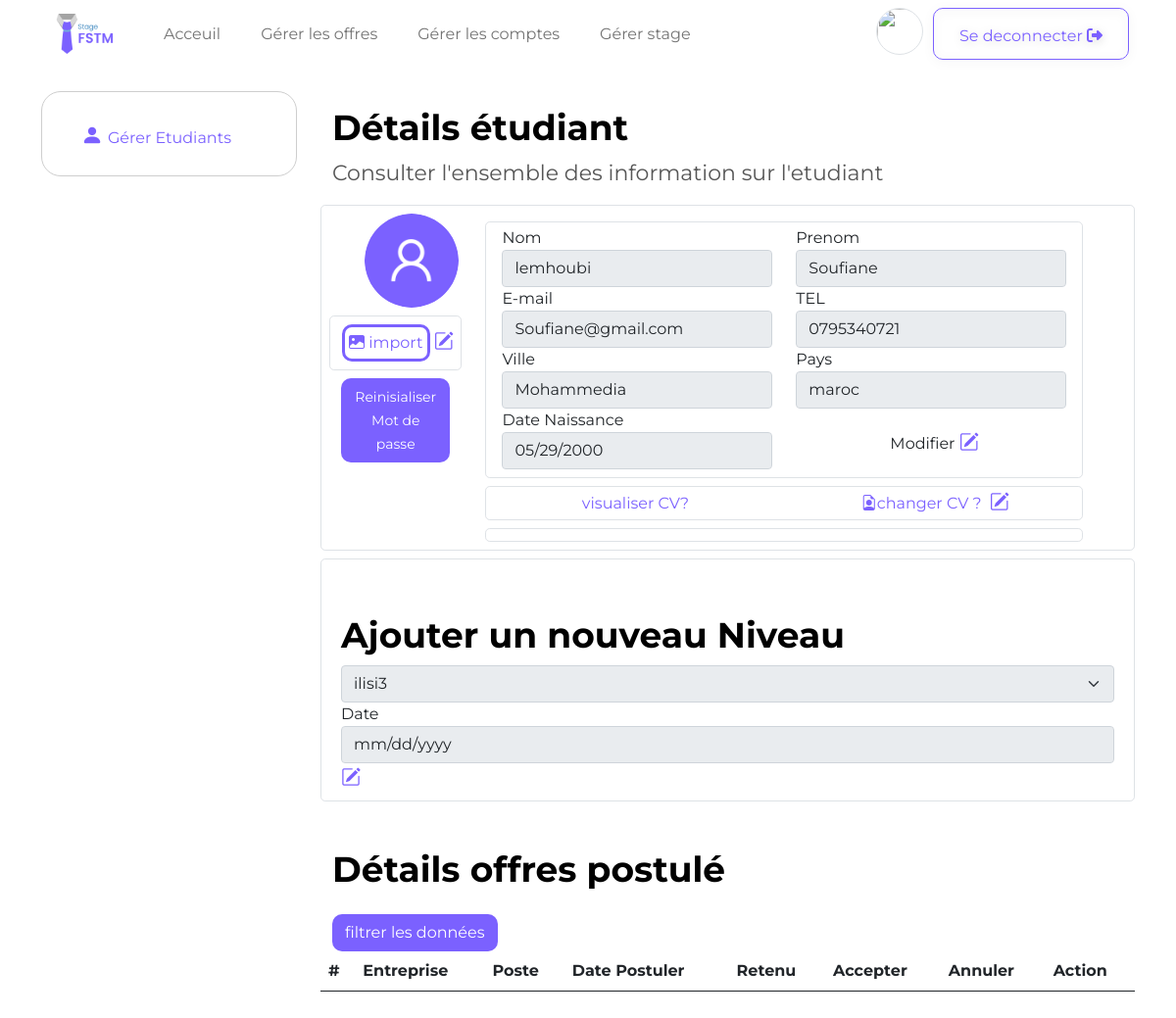
/pages/resposable-details-etudiant.php?cne=CD12345612 (signed in), run on the app's committed database.
### tables this page shows
CREATE TABLE `etudiant` (
  `CNE_ETU` varchar(11) NOT NULL,
  `PRENOM_ETU` varchar(35) DEFAULT NULL,
  `NOM_ETU` varchar(35) DEFAULT NULL,
  `DATENAISS_ETU` date DEFAULT NULL,
  `EMAIL_ENS_ETU` varchar(50) DEFAULT NULL,
  `MOTDEPASSE_ETU` char(100) DEFAULT NULL,
  `CV_ETU` varchar(1024) DEFAULT NULL,
  `IMG_ETU` varchar(1024) DEFAULT NULL,
  `TEL_ETU` varchar(15) DEFAULT NULL,
  `VILLE_ETU` varchar(25) DEFAULT NULL,
  `PAYS_ETU` varchar(25) DEFAULT NULL,
  `ACTIVE_ETU` tinyint(1) DEFAULT NULL
);

### phpQueries/respoRequiries.php (called while the page is built, shortened)
<?php
    require('conxnBDD.php');
$respon_username=$_SESSION['auth'];
$req="SELECT RESPONSABLE.IMAGE_RESP
  from RESPONSABLE
   where  RESPONSABLE.USERNAME_RES='$respon_username';";
$Smt_im=$bdd->query($req);
$rspim=$Smt_im->fetch(2);
$respon_img=$rspim['IMAGE_RESP'];
?>

### phpQueries/uploads.php (called while the page is built, shortened)
<?php
require( __DIR__.'../../phpQueries/respoRequiries.php');

### pages/resposable-details-etudiant.php (the view, shortened to what this page needs)
<?php
require(  __DIR__.'../../phpQueries/uploads.php');
$cne=$_GET['cne'];
$req1="SELECT * FROM ETUDIANT  where CNE_ETU='$cne';";
$Smt1=$bdd->query($req1);
$detaiEtu=$Smt1->fetch(2);
if( empty($detaiEtu['IMG_ETU'])){
    $detaiEtu['IMG_ETU']="../ressources/user.png";
}
$donnee=array(
    $detaiEtu['NOM_ETU'],
    $detaiEtu['PRENOM_ETU'],
    $detaiEtu['EMAIL_ENS_ETU'],
    $detaiEtu['TEL_ETU'],
    $detaiEtu['VILLE_ETU'],
    $detaiEtu['PAYS_ETU'],
    $detaiEtu['DATENAISS_ETU'],
    $detaiEtu['CV_ETU'],
    $detaiEtu['MOTDEPASSE_ETU'],
    $detaiEtu['IMG_ETU']
);
?>
<!DOCTYPE html>
<html lang="en">
  <head>
    <link
      href="https://cdn.jsdelivr.net/npm/bootstrap@5.0.2/dist/css/bootstrap.min.css"
      rel="stylesheet"
    />
    <link rel="stylesheet" href=" https://cdnjs.cloudflare.com/ajax/libs/font-awesome/6.1.1/css/all.min.css">
    <link
      rel="stylesheet"
      href="https://cdn.jsdelivr.net/npm/bootstrap-icons@1.3.0/font/bootstrap-icons.css"
    />
    <link rel="stylesheet" href="../css/style.css" />
  </head>
  <body>
     <nav class="navbar navbar-expand-lg navbar-light m-0">
      <div class="container-fluid px-5">
        <a class="navbar-brand" href="#">
          <img id="logo" src="../assets/icon/logo.png" alt="logo" />
        </a>
        <div class="collapse navbar-collapse" id="navbarSupportedContent">
          <ul class="navbar-nav me-auto mb-2 mb-lg-0">
            <li class="nav-item active">
              <a class="nav-link " aria-current="page" href="homeRespo.php">Acceuil</a
              >
            </li>
            <li class="nav-item">
              <a class="nav-link" href="gererOffre.php">Gérer les offres</a>
            </li>
            <li class="nav-item">
              <a class="nav-link" href="gererEtudiant.php">Gérer les comptes</a>
            </li>
            <li class="nav-item">
              <a class="nav-link" href="gererStage.php">Gérer stage</a>
            </li>
          </ul>
          <div class="d-flex">
              <a  href="../pages/respoProfil.php">
                  <img class="profile_icon rounded-circle border" src="<?php echo $respon_img;?>" alt="">
              </a>            <a
              name=""
              id="seDeconnecter"
              class="btn btn-outline-primary  btn-selector pt-3"
              href="login.php"
              role="button"
              >Se deconnecter
              <i class="fa-solid fa-right-from-bracket"></i>
              </a>
          </div>
        </div>
      </div>
    </nav>
    <div class="container ">
      <div class="row">
      <div class="col-xl-3   col-sm-12">
                        <div class="sidebar  ps-2 pe-2 pt-2 pb-2  mt-4">
                            <ul type="none">
                            <li > <a href="gererEtudiant.php" ><i class=" active  bi bi-person-fill"></i>Gérer Etudiants</a></li>
                            </ul>
                        </div>
                    </div>
        <div class="p-4 col-xl-9 col-sm-12">
            <div class="intro  mt-3">
                <h3> <b>Détails étudiant</b>  </h3>
            </div>
            <div class="intro ">
               <p>
                Consulter l'ensemble des information sur l'etudiant
            </p>
            </div>
            <div class="row  border border-link rounded-3 p-2">
                <div class="col-xl-2 col-sm-12 me-4 " >
                    <img style="width: 96px;height: 96px;" class="mx-auto mb-2 ms-4 rounded-circle" src="<?php echo $donnee[9];?>" alt="">
                    <div class="row border rounded-3 py-2">
                        <form   action="" class="m-0 pe-0" method="POST" enctype="multipart/form-data">
                            <label for="imgEtu" class="p-1 btn-import-img" ><i class="bi bi-image-fill"></i> import</label>
                            <a onclick="modifySubmitdate('inputImg','modifyphoto','subbtnimg')" id="modifyphoto" type="btn"><i id="modifier" style="font-size: 20px;color: #7B61FF;cursor: pointer;" class="bi bi-pencil-square"></i></a>
                        </form>
                    </div>
                    <div class="row  mt-2 p-0 ">
                        <form   action="" method="get">
                            <button type="submit" name="passOublier" class="btn btn-filtre m-0"  id="subbtn" ><small>Reinisialiser Mot de passe</small></button>
                        </form>
                    </div>
                </div>
                <div class="col-xl-9 col-sm-12 " >
                    <div class="row ">
                        <div class="col mt-2">
                            <div class="row border rounded-3 mb-2 p-1 pb-2">
                                <form   action="" method="get" >
                                    <div class="row">
                                        <div class="col">
                                            <label for="inputNOM" >Nom </label>
                                            <input id="inputNOM" type="text"  class="form-control  inputPERSONE" disabled value="<?php echo $donnee[0];?>" name="nom" >
                                        </div>
                                        <div class="col">
                                            <label for="inputPRENOM" >Prenom </label>
                                            <input id="inputPRENOMN" type="text"  class="form-control  inputPERSONE" disabled value="<?php echo $donnee[1];?>" name="prenom" >
                                        </div>
                                    </div>
                                    <div class="row">
                                        <div class="col">
                                            <label for="inputEMAIL" >E-mail </label>
                                            <input id="inputEMAIL" type="email"  class="form-control  inputPERSONE" disabled value="<?php echo $donnee[2];?>" name="email" >
                                        </div>
                                        <div class="col">
                                            <label for="inputTEL" >TEL </label>
                                            <input id="inputTEL" type="text"  class="form-control  inputPERSONE" disabled value="<?php echo $donnee[3];?>" name="tel" >
                                        </div>
                                    </div>
                                    <div class="row">
                                        <div class="col">
                                            <label  >Ville </label>
                                            <input type="text" class="form-control inputPERSONE" disabled value="<?php echo $donnee[4];?>" name="ville" >
                                        </div>
                                        <div class="col">
                                            <label >Pays </label>
                                            <input type="text" class="form-control inputPERSONE" disabled  value="<?php echo $donnee[5];?>" name="pays" >
                                        </div>
                                    </div>
                                    <div class="row">
                                        <div class="col">
                                            <label for="inputDatnais">Date Naissance</label>
                                            <input id="inputDatnais" type="date" class="form-control inputPERSONE" disabled value="<?php echo $donnee[6];?>" name="datenais" >
                                        </div>
                                        <div class="col ">
                                            <label class="mt-4 ms-5 ps-5">Modifier</label>
                                            <a onclick="modifySubmitdate('inputPERSONE','modifyPERSONNE','subbtnPERSONNE')" id="modifyPERSONNE" type="btn"><i id="modifier" style="font-size: 20px;color: #7B61FF;cursor: pointer;" class="bi bi-pencil-square"></i></a>
                                        </div>
                                    </div>
                                </form>
                            </div>
                                <div class="row  border rounded-3">
                                    <div class="col d-flex align-items-center justify-content-center">
                                        <a href="<?php echo $donnee[7];?>" target="_blank">visualiser CV?</a>
                                    </div>
                                    <div class="col d-flex align-items-center justify-content-center">
                                        <form   action="" class="m-0 pe-0" method="POST" enctype="multipart/form-data">
                                            <label for="cvEtu" style="color: #7B61FF;" class="p-1" ><i class="bi bi-file-earmark-person"></i>changer CV ?</label>
                                            <a onclick="modifySubmitdate('inputCV','modifycv','subbtncv')" id="modifycv" type="btn"><i id="modifier" style="font-size: 20px;color: #7B61FF;cursor: pointer;" class="bi bi-pencil-square"></i></a>
                                        </form>
                                    </div>
                                </div>
                        </div>
                    </div>
                    <div class="row border rounded-3 mt-2 p-1 pb-2 ">
                    </div>
                </div>
            </div>
    <?php
    $req3="SELECT niv.LIBELLE_NIV,niv.NUM_NIV FROM NIVEAU niv where niv.NUM_NIV not in (
                                           select etu.NUM_NIV from ETUDIER etu where etu.CNE_ETU='$cne');";
    $Smt3=$bdd->query($req3);
    $nivs=$Smt3->fetchAll(2);
    if(!empty($nivs)){
        echo "<div class='row  border border-link rounded-3 p-2 mt-2'>
                                    <form   action='' method='get' >
                                        <input type='text' class='d-none'  value='". $cne."' name='cne' >
                                       <div class='intro  mt-5'> <h3> <b> Ajouter un nouveau Niveau</b></h3></div>
                                      ";
        echo " <select id='inputSociete' class='form-select inputnew' disabled name='newniv' aria-label='Default select example'>";
        foreach($nivs as $V):
            echo" <option  value=\"".$V['NUM_NIV']."\">".$V['LIBELLE_NIV']."</option>";
        endforeach;
        echo "  </select> <div class='col'>
                                            <label>Date</label>
                                            <input id='inputdtnew' required type='date' class='form-control inputnew' disabled  name='datnew' >
                                            <button type='submit' name='send' class='btn d-none'  id='subbtnajouter' >
                                                <i  style='font-size: 20px;color: #7B61FF;cursor: pointer;' class='m-0 p-0 bi bi-check-square'></i></button>
                                            <a onclick=\"modifySubmitdate('inputnew','modifynew','subbtnajouter')\" id='modifynew' type='btn'><i id='modifier' style='font-size: 20px;color: #7B61FF;cursor: pointer;' class='bi bi-pencil-square'></i></a>
                                        </div>
                                    </form>
                                </div>";
    }
    ?>
            <div class="intro  mt-5">
                <h3> <b>Détails offres postulé</b>  </h3>
             </div>
             <div class="mt-4">
                <button class="btn btn-filtre" type="button" data-bs-toggle="collapse" data-bs-target="#collapseExample" aria-expanded="false" aria-controls="collapseExample">
                    filtrer les données
                </button>
                <div class="row overflow-auto">
                    <table class="table">
                      <thead>
                        <tr>
                          <th scope="col">#</th>
                          <th scope="col">Entreprise</th>
                          <th scope="col">Poste</th>
                          <th scope="col">Date Postuler</th>
                          <th scope="col">Retenu</th>
                          <th scope="col">Accepter</th>
                          <th scope="col">Annuler</th>
                          <th scope="col">Action</th>
                        </tr>
                      </thead>
                    </table>
                  </div>
             </div>
      </div>
  </div>
    </div>
  </body>
</html>

### css/style.css (style rules this page uses)
* { font-family: "Montserrat"; }
#logo { width: 70px; }
nav { margin: 25px 80px; background-color: white; }
nav li { padding-left: 25px; }
.sidebar { border: 1px solid #CECECE; border-radius: 20px; position: sticky; top: 75px; z-index: 3; }
.sidebar i { font-size: 22px; margin-right: 5px; }
.sidebar li { margin-top: 20px; }
a { text-decoration: none; color: #7b61ff; }
.intro h3 { font-size: 36px; color: #000000; }
.intro p { font-size: 22px; color: #565656; }
.btn-filtre { background: #7B61FF; border-radius: 10px; }
.navbar { position: sticky; top: -1px; z-index: 4; }
.btn-import-img { border: 3px solid #7B61FF; border-radius: 10px; color: #7B61FF; }
.btn-selector { box-sizing: border-box; width: 200px; height: 53.19px; color:#7B61FF; border: 1px solid #7B61FF; filter: drop-shadow(0px 2px 5px rgba(0, 0, 0, 0.16)); border-radius: 10px; }
.profile_icon { width: 48px; height: 48px; margin-right: 10px; }
.btn-filtre { background: #7B61FF; border-radius: 10px; color: white; }

### data on the page
etudiant: nom "lemhoubi", prenom "Soufiane", email "Soufiane@gmail.com", tel "0795340721", ville "Mohammedia", pays "maroc", datenais "05/29/2000"

### other printed values
form field newniv "ilisi3"
